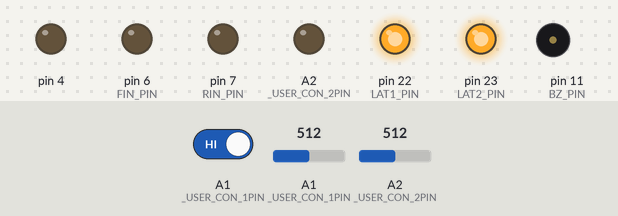
Recording of a sketch running on a simulated Arduino Leonardo, built with avr-gcc and run on an emulated ATmega32U4. On the bench: output pins drawn as LEDs (lit = HIGH), buzzer (waves = sounding). The test bench sets the inputs (shaded band); at power-on: A1 (_USER_CON_1PIN) HIGH, A1 (_USER_CON_1PIN) = 512, A2 (_USER_CON_2PIN) = 512.

Above: at 1.2 s.
1.3 s: A1 (_USER_CON_1PIN) driven LOW
At 1.55 s:
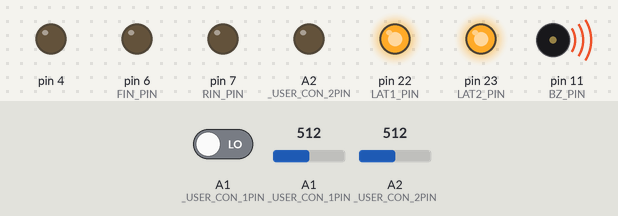
Timing chart, 0 to 4.3 s (numbered marks = the images above; inputs shaded):
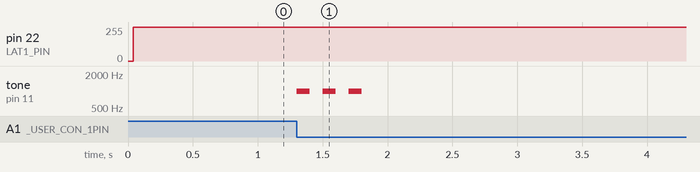

The sketch:

kadai5.ino
```cpp
// 24:51

#define USE_TIMER3_ISR
#include "mono_con.h"

#define lo 0 + 200
#define hi 1023 - 200
#define MID(a) (a > lo && a < hi)

const int cmdPtn[3][5] = {
	{ 4, 3, 2, -1, -1 },
	{ 2, 4, 3, -1, -1 },
	{ 2, 3, 4, 5, 6 }
};
const int angles[8] = { 0, 15, 30, 45, 60, 75, 90, 105 };
int input[5] = { -1, -1, -1, -1, -1 };
int indir = 0, cmdIdx = 0;

int curdir = -1, predir = -1;
int curangle = 0;

int count = 10;

int sw, presw;
bool swps = false;

int xpos, ypos;
word in, spm, bz;
word bz_pause = 0, bz_rep = 0, bz_hz = 0;

void onedisp(int n) {
	static int prev = -1;
	if (prev != n) {
		disp(num[n / 10], num[n % 10]);
		prev = n;
	}
}

int getDir(int x, int y) {
	if (MID(x) && y < lo) return 0;
	else if (x < lo && y < lo) return 1;
	else if (x < lo && MID(y)) return 2;
	else if (x < lo && y > hi) return 3;
	else if (MID(x) && y > hi) return 4;
	else if (x > hi && y > hi) return 5;
	else if (x > hi && MID(y)) return 6;
	else if (x > hi && y < lo) return 7;
	else					   return -1;
}

int isCommand(int arr[5]) {
	for (int i = 0; i < 3; i++) {
		bool isMatch = true;
		for (int j = 0; j < 5; j++) {
			if (cmdPtn[i][j] != arr[j]) {
				isMatch = false;
				break;
			}
		}
		if (isMatch) {
			return i;
		}
	}
	return -1;
}

int toAngle(int from, int to) {
	int diff = to - from;
	if (diff > 60) diff -= 120;
	if (diff < -60) diff += 120;
	return diff;
}

void initInput() {
	for (int i = 0; i < 5; i++) {
		input[i] = -1;
	}
}

ISR(TIMER3_COMPA_vect) {
	if (in++ > 5) {
		in = 0;

		xpos = analogRead(A1);
		ypos = analogRead(A2);
		sw = digitalRead(_USER_CON_5PIN);

		if (sw == LOW && presw == HIGH) swps = true;

		presw = sw;
	}

	spm++;

	if (bz > 0) {
		bz--;
		if (bz == 0) {
			noTone(BZ_PIN);
			if (bz_rep > 0) bz_pause = 100;
		}
	} else if (bz_pause > 0) {
		bz_pause--;
		if (bz_pause == 0 && bz_rep > 0) {
			tone(BZ_PIN, bz_hz);
			bz = 100;
			bz_rep--;
		}
	} else noTone(BZ_PIN);
}

void setup() {
	config_init();
	serial_init();

	xpos = analogRead(A1);
	ypos = analogRead(A2);
	sw = presw = digitalRead(_USER_CON_5PIN);

	disp(num[1], num[0]);
	lm.color.GBR = B010;
	led_stepmotor(lm.b8);
	noTone(BZ_PIN);
}

void loop() {
	curdir = getDir(xpos, ypos);
	if (curdir != predir) {
		predir = curdir;
		if (curdir != -1) {
			bz = 70;
			tone(BZ_PIN, 1000);
			if (indir < 5) input[indir++] = curdir;
		}
	}

	if (swps) {
		swps = false;
		bz_rep = 0;
		indir = 0;

		cmdIdx = isCommand(input);
		if (cmdIdx == 0) { count -= 2; bz = 1000; tone(BZ_PIN, 1000); }
		else if (cmdIdx == 1) { count -= 3; bz = 1000; tone(BZ_PIN, 1000); }
		else if (cmdIdx == 2) { count -= 5; bz = 1000; tone(BZ_PIN, 1000); }
		else {
			bz_hz = 1000;
			tone(BZ_PIN, bz_hz);
			bz = 100;
			bz_rep = 2;
		}
		if (count < 0) count = 0;

		if (count >= 10) lm.color.GBR = B010;
		else if (count >= 4) lm.color.GBR = B101;
		else if (count >= 1) lm.color.GBR = B001;
		else lm.color.GBR = B000;

		led_stepmotor(lm.b8);

		onedisp(count);
		initInput();
	}
}
```

mono_con.h
```cpp
//===================================================================================================================
//
//  高校生ものづくりコンテスト2026岡山県大会用 ArduinoShield
//
//    出力回路: 百エディケーション製
//    https://hyakuedu.wordpress.com/
//
//    CPU Board: Arduino MEGA 2560 R3
//                                     2026/01/08 OKAKO
//
//===================================================================================================================
#ifndef _MONO_CON_2026_H
#define _MONO_CON_2026_H

//--- Arduino  ATmega2560 Input
#define _USER_CON_1PIN A1
#define _USER_CON_2PIN A2
#define _USER_CON_3PIN 17
#define _USER_CON_4PIN 18
#define _USER_CON_5PIN 19
#define _USER_CON_6PIN 40
#define _USER_CON_7PIN 42
#define _USER_CON_8PIN 20 //GND

//--- OKAKO_Shield_CN2
#define BOARD_SW_PIN 26
#define BZ_PIN 11
#define FIN_PIN 6
#define RIN_PIN 7
#define LAT2_PIN 23
#define LAT1_PIN 22
#define SCK_PIN 24
#define SDI_PIN 25

//--- セグメントLED 0-9,blank
int num[17] = { 0x3f, 0x06, 0x5b, 0x4f, 0x66,  //0, 1, 2, 3, 4
                0x6d, 0x7d, 0x27, 0x7f, 0x6f,  //5, 6, 7, 8, 9
                0x77, 0x7f, 0x39, 0x3f, 0x79, 0x71, // A, B, C, D, E, F
                0x00 };                        //blank

//--- レジスタ初期設定
void config_init(void) {
  pinMode(_USER_CON_1PIN, INPUT);
  pinMode(_USER_CON_2PIN, INPUT);
  pinMode(_USER_CON_3PIN, INPUT);
  pinMode(_USER_CON_4PIN, INPUT);
  pinMode(_USER_CON_5PIN, INPUT);
  pinMode(_USER_CON_6PIN, INPUT);
  pinMode(_USER_CON_7PIN, INPUT);

  pinMode(_USER_CON_8PIN, OUTPUT);
  digitalWrite(_USER_CON_8PIN, LOW); //IN_D4をGND設定

  pinMode(BOARD_SW_PIN, INPUT);
  pinMode(BZ_PIN, OUTPUT);
  pinMode(RIN_PIN, OUTPUT);
  pinMode(FIN_PIN, OUTPUT);
  pinMode(LAT1_PIN, OUTPUT);
  pinMode(LAT2_PIN, OUTPUT);
  pinMode(SCK_PIN, OUTPUT);
  pinMode(SDI_PIN, OUTPUT);

  ////////// DCモータ制御用PWM信号生成用のタイマ(Timer4)の周波数を31.37KHzに変更 //////////
  TCCR4B = (TCCR4B & 0b11111000) | 0x01;

#ifdef USE_TIMER3_ISR
  ////////// 1ms割り込み用のタイマ(Timer3)の初期化 //////////
  TCCR3A = 0;
  TCCR3B = 0x0b;
  // OCR3A = 124;
  OCR3A = 249;
  TIMSK3 = 2;
#endif
}

//--- 構造体宣言bitset
struct bitset {
  int SDI : 1;   // bit0 シリアルデータ
  int SCK : 1;   // bit1 シリアルクロック
  int LAT1 : 1;  // bit2 7seg LED 系ラッチ
  int LAT2 : 1;  // bit3 フルカラーLED,step モータ系ラッチ
  int DCM : 2;   // bit4,5 DC モータの動作モード
  int BZ : 1;    // bit6 圧電スピーカ
  int TSW : 1;   // bit7 タクトスイッチ入力
};
struct bitset RC;  // 構造体変数

//--- 共用体宣言lm (LED & step Motor)
union {
  struct
  {               //--- 構造体宣言，bit というグループ名
    int SM : 4;   // bit0 ～ bit3 ステッピングモータ励磁信号
    int R : 1;    // bit4 フルカラーLED，赤色
    int B : 1;    // bit5 フルカラーLED，青色
    int G : 1;    // bit6 フルカラーLED，緑色
    int res : 1;  // bit7 未使用
  } bit;          // bit アクセス名
  struct
  {
    int SM : 4;
    int GBR : 3;  // フルカラーLED, カラーコードを3bitで指定
    int res : 1;
  } color;  // GBRを3ビットアクセス名
  int b8;   // byte アクセス名
} lm;       // 共用体変数名

//--- U1,U2,U3初期化
void serial_init(void) {
  //U1
  digitalWrite(LAT1_PIN, LOW);
  shiftOut(SDI_PIN, SCK_PIN, MSBFIRST, 0x00);
  digitalWrite(LAT1_PIN, HIGH);

  //U2
  digitalWrite(LAT1_PIN, LOW);
  shiftOut(SDI_PIN, SCK_PIN, MSBFIRST, 0x00);
  digitalWrite(LAT1_PIN, HIGH);

  //u3
  digitalWrite(LAT2_PIN, LOW);
  shiftOut(SDI_PIN, SCK_PIN, MSBFIRST, 0x00);
  digitalWrite(LAT2_PIN, HIGH);
}

//--- 2桁7セグメントLEDの表示関数
int disp(char leftPat, char rightPat) {
  digitalWrite(LAT1_PIN, LOW);
  shiftOut(SDI_PIN, SCK_PIN, MSBFIRST, leftPat);
  digitalWrite(LAT1_PIN, HIGH);

  digitalWrite(LAT1_PIN, LOW);
  shiftOut(SDI_PIN, SCK_PIN, MSBFIRST, rightPat);
  digitalWrite(LAT1_PIN, HIGH);
}

//--- ステッピングモータの初期設定関数
int stepm_init(int n) {
  int spm[5] = { 0x9,     // A
                 0xc,     // B
                 0x6,     // nA
                 0x3,     // nB
                 0x00 };  // Stop

  return spm[n];
}

//--- フルカラーLEDとステッピングモータの動作制御関数
int led_stepmotor(char n) {
  digitalWrite(LAT2_PIN, LOW);
  shiftOut(SDI_PIN, SCK_PIN, MSBFIRST, n);
  digitalWrite(LAT2_PIN, HIGH);
}

#endif
```

Measured:
- after the input at 1.3 s, tone on pin 11 (BZ_PIN): alternates 1000 Hz for 0.10 s and silent for 0.10 s, 6 changes in all, then stays silent, starting at once
